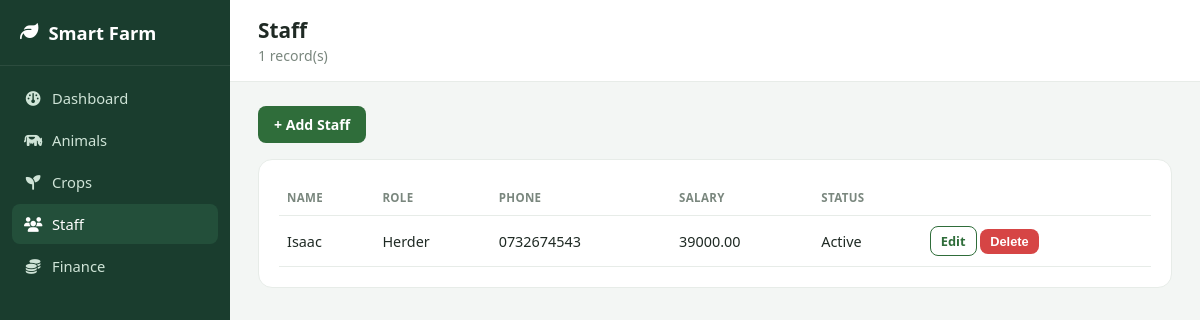
Screenshot of /staff with the database file from the repository.
### models.py (models this page shows)
class Staff(db.Model):
    __tablename__ = "staff"
    id = db.Column(db.Integer, primary_key=True)
    name = db.Column(db.String(80), nullable=False)
    role = db.Column(db.String(50))
    phone = db.Column(db.String(30))
    hire_date = db.Column(db.Date)
    monthly_salary = db.Column(db.Float, default=0)
    status = db.Column(db.String(20), default="Active")  # Active/Inactive
    created_at = db.Column(db.DateTime, default=datetime.utcnow)

### app.py (the view)
@app.route("/staff")
def staff():
    all_staff = Staff.query.order_by(Staff.id.desc()).all()
    return render_template("/staff/staff.html", staff=all_staff)

### templates/staff/staff.html (shortened to what this page needs)
{% extends "base.html" %}
{% block page_title %}Staff{% endblock %}
{% block page_subtitle %}{{ staff|length }} record(s){% endblock %}
{% block content %}
  <div style="margin-bottom:16px;">
    <a href="{{ url_for('add_staff') }}" class="btn">+ Add Staff</a>
  </div>
  <div class="card">
    {% if staff %}
    <table>
      <thead>
        <tr>
          <th>Name</th><th>Role</th><th>Phone</th><th>Salary</th><th>Status</th><th></th>
        </tr>
      </thead>
      <tbody>
        {% for s in staff %}
        <tr>
          <td>{{ s.name }}</td>
          <td>{{ s.role or '-' }}</td>
          <td>{{ s.phone or '-' }}</td>
          <td>{{ "%.2f"|format(s.monthly_salary) }}</td>
          <td>{{ s.status }}</td>
          <td>
            <a href="{{ url_for('edit_staff', staff_id=s.id) }}" class="btn secondary" style="padding:5px 10px; font-size:0.8rem;">Edit</a>
            <form method="POST" action="{{ url_for('delete_staff', staff_id=s.id) }}" style="display:inline;" onsubmit="return confirm('Remove {{ s.name }}?');">
              <button type="submit" class="btn" style="background:#d64545; padding:5px 10px; font-size:0.8rem;">Delete</button>
            </form>
          </td>
        </tr>
        {% endfor %}
      </tbody>
    </table>
    {% else %}
    <p style="color:#7a877e;">No staff yet.</p>
    {% endif %}
  </div>
{% endblock %}

### static/css/style.css (style rules this page uses)
:root { --sidebar-bg: #1a3d2e; --sidebar-bg-light: #234f3a; --accent: #2f6d3a; --accent-light: #eaf6ee; --bg: #f3f6f4; --card: #ffffff; --text: #1f2a24; --muted: #7a877e; --border: #e7ece8; --danger: #d64545; --warning: #e0a627; --blue: #3b82c4; }
* { box-sizing: border-box; }
body { margin: 0; font-family: "Segoe UI", Arial, sans-serif; background: var(--bg); color: var(--text); }
.card { background: var(--card); border: 1px solid var(--border); border-radius: 14px; padding: 20px; margin-bottom: 20px; }
.btn { display: inline-block; background: var(--accent); color: white; border: none; padding: 9px 16px; border-radius: 8px; cursor: pointer; text-decoration: none; font-size: 0.88rem; font-weight: 600; }
.btn.secondary { background: transparent; color: var(--accent); border: 1px solid var(--accent); }
table { width: 100%; border-collapse: collapse; }
th, td { text-align: left; padding: 10px 8px; border-bottom: 1px solid var(--border); font-size: 0.9rem; }
th { color: var(--muted); font-weight: 600; text-transform: uppercase; font-size: 0.72rem; letter-spacing: 0.03em; }

### rows the page displays
Staff: name "Isaac", role "Herder", phone "0732674543", monthly_salary "39000.00", status "Active"

### other values shown
{{ staff|length }} "1"
